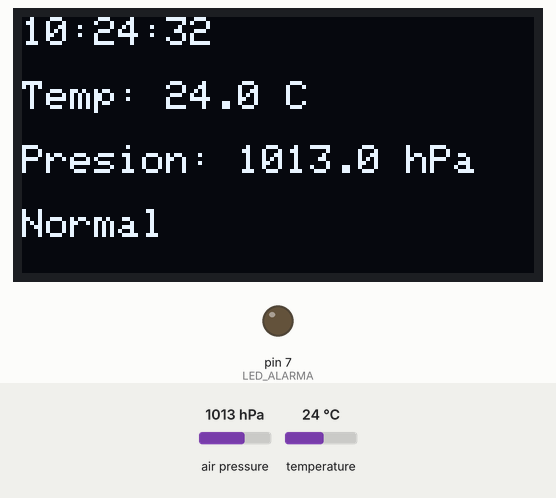
This program was run on a simulated Arduino Uno, built with avr-gcc and run on an emulated ATmega328P. Parts: 128×64 one-colour display, output pins drawn as LEDs (lit = HIGH). Inputs (shaded band) come from the test bench; at power-on: temperature 24 °C, air pressure 1013 hPa. The local clock reads 2024-03-15 10:24:30 at power-on unless the program sets it; what the program prints to the serial monitor is not drawn.

Above: at 3.5 s.
3.6 s: temperature set to 34.1 °C
At 4.7 s:
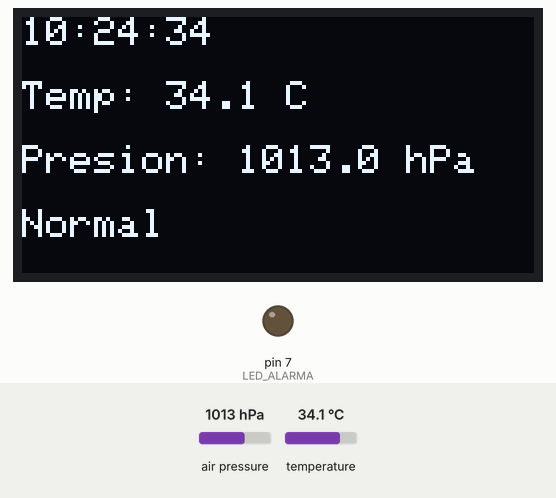
6.6 s: temperature set to 35.4 °C
At 8.1 s:
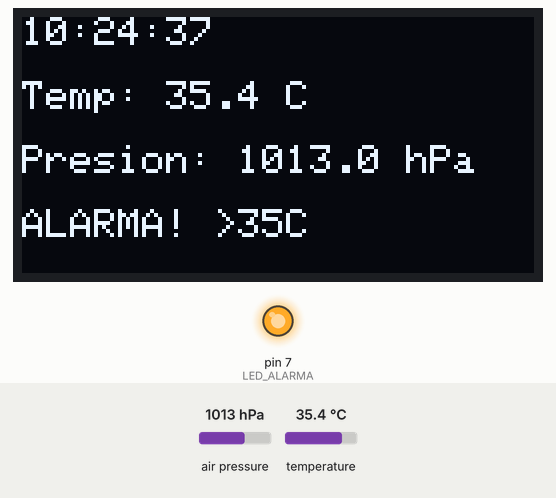
9.7 s: air pressure set to 952 hPa
At 11.8 s:
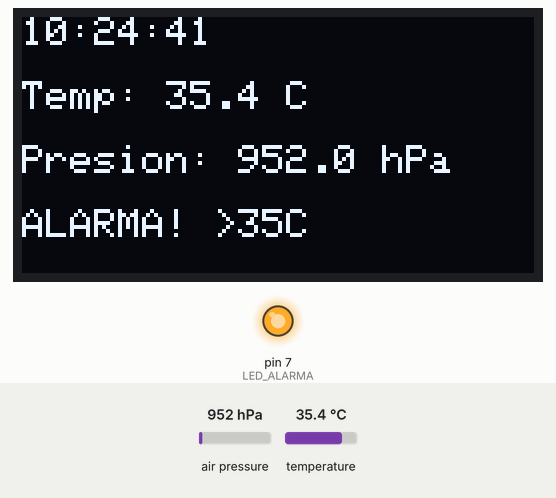
12.0 s: air pressure set to 975 hPa
At 13.0 s:
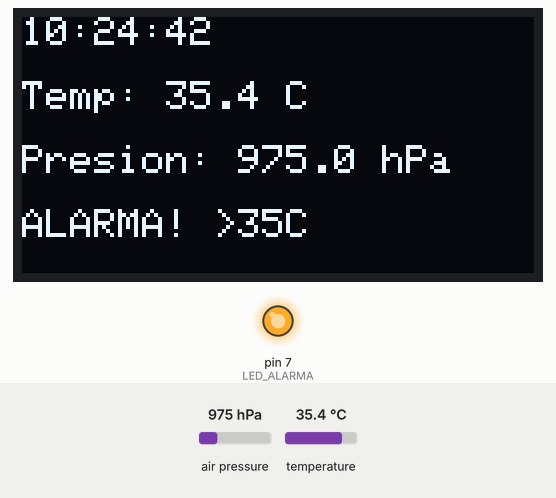
Timing chart, 0 to 15.0 s (numbered marks = the images above; inputs shaded):
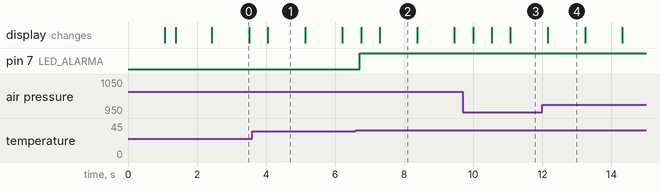

The program:

main.cpp
```cpp
// LAB 4 - BMP280 (I2C) + OLED SSD1306 (SPI) + RTC DS1307 (I2C)
// Incluye Actividades de Analisis 1, 2 y 3
// NOTA: todos los textos usan F() para vivir en Flash y no agotar los 2KB de RAM del Uno
#include <Arduino.h>
#include <Wire.h>
#include <SPI.h>
#include <Adafruit_Sensor.h>
#include <Adafruit_BMP280.h>
#include <Adafruit_GFX.h>
#include <Adafruit_SSD1306.h>
#include <RTClib.h>

#define OLED_CS   10
#define OLED_DC   9
#define OLED_RST  8

#define LED_ALARMA        7
#define TEMP_UMBRAL_ON    35.0
#define TEMP_UMBRAL_OFF   33.0

Adafruit_BMP280 bmp;
Adafruit_SSD1306 oled(128, 64, &SPI, OLED_DC, OLED_RST, OLED_CS);
RTC_DS1307 rtc;

bool alarmaActiva = false;

void setup() {
  Serial.begin(115200);
  delay(1000);
  Serial.println(F("Iniciando..."));

  pinMode(LED_ALARMA, OUTPUT);
  digitalWrite(LED_ALARMA, LOW);

  Wire.begin();

  // --- Actividad 2: subir velocidad del bus I2C a 400 kHz ---
  Wire.setClock(400000);
  Serial.println(F("Bus I2C configurado a 400 kHz"));

  // --- OLED primero: si falla, no hay memoria/pantalla para mostrar el error, solo Serial ---
  if (!oled.begin(SSD1306_SWITCHCAPVCC)) {
    Serial.println(F("OLED no encontrado!"));
    while (1);
  }
  Serial.println(F("OLED OK"));
  oled.clearDisplay();
  oled.setTextColor(SSD1306_WHITE);
  oled.setTextSize(1);
  oled.setCursor(0, 0);
  oled.println(F("OLED OK"));
  oled.display();
  delay(300);

  // --- BMP280 ---
  if (!bmp.begin(0x76)) {
    Serial.println(F("BMP280 no encontrado!"));
    oled.clearDisplay();
    oled.setCursor(0, 0);
    oled.println(F("ERROR: BMP280"));
    oled.println(F("no encontrado!"));
    oled.display();
    while (1);
  }
  Serial.println(F("BMP280 OK (0x76)"));

  bmp.setSampling(Adafruit_BMP280::MODE_NORMAL,
                  Adafruit_BMP280::SAMPLING_X2,
                  Adafruit_BMP280::SAMPLING_X16,
                  Adafruit_BMP280::FILTER_X16,
                  Adafruit_BMP280::STANDBY_MS_500);

  // --- Actividad 1: RTC DS1307 en el mismo bus I2C ---
  if (!rtc.begin()) {
    Serial.println(F("RTC DS1307 no encontrado!"));
    oled.clearDisplay();
    oled.setCursor(0, 0);
    oled.println(F("ERROR: RTC"));
    oled.println(F("no encontrado!"));
    oled.display();
    while (1);
  }
  Serial.println(F("RTC DS1307 OK (0x68)"));

  if (!rtc.isrunning()) {
    Serial.println(F("RTC sin hora, ajustando..."));
    rtc.adjust(DateTime(F(__DATE__), F(__TIME__)));
  }

  Serial.println(F("Ambos I2C coexisten sin conflicto."));

  oled.clearDisplay();
  oled.setCursor(0, 0);
  oled.println(F("Sensores listos!"));
  oled.display();
  delay(1000);
}

void loop() {
  // --- Actividad 2: medir tiempo de lectura I2C con micros() ---
  unsigned long t_inicio = micros();
  float t = bmp.readTemperature();
  float p = bmp.readPressure() / 100.0;
  DateTime now = rtc.now();
  unsigned long t_fin = micros();
  unsigned long duracion = t_fin - t_inicio;

  // --- Actividad 3: alarma con histeresis (35 ON / 33 OFF) ---
  if (!alarmaActiva && t >= TEMP_UMBRAL_ON) {
    alarmaActiva = true;
  } else if (alarmaActiva && t <= TEMP_UMBRAL_OFF) {
    alarmaActiva = false;
  }
  digitalWrite(LED_ALARMA, alarmaActiva ? HIGH : LOW);

  // --- Serial ---
  Serial.print(now.year()); Serial.print('/');
  Serial.print(now.month()); Serial.print('/');
  Serial.print(now.day()); Serial.print(' ');
  Serial.print(now.hour()); Serial.print(':');
  Serial.print(now.minute()); Serial.print(':');
  Serial.println(now.second());

  Serial.print(F("Temp: ")); Serial.print(t); Serial.println(F(" C"));
  Serial.print(F("Presion: ")); Serial.print(p); Serial.println(F(" hPa"));
  Serial.print(F("Tiempo lectura I2C: "));
  Serial.print(duracion);
  Serial.println(F(" us"));
  Serial.print(F("Alarma: "));
  Serial.println(alarmaActiva ? F("ACTIVA") : F("apagada"));
  Serial.println(F("---"));

  // --- OLED ---
  oled.clearDisplay();
  oled.setTextSize(1);
  oled.setCursor(0, 0);
  oled.print(now.hour());
  oled.print(':');
  if (now.minute() < 10) oled.print('0');
  oled.print(now.minute());
  oled.print(':');
  if (now.second() < 10) oled.print('0');
  oled.println(now.second());

  oled.setCursor(0, 16);
  oled.print(F("Temp: "));
  oled.print(t, 1);
  oled.println(F(" C"));

  oled.setCursor(0, 32);
  oled.print(F("Presion: "));
  oled.print(p, 1);
  oled.println(F(" hPa"));

  oled.setCursor(0, 48);
  oled.print(alarmaActiva ? F("ALARMA! >35C") : F("Normal"));

  oled.display();

  delay(500);
}
```

Measured:
- the behaviour switches between 34.9 and 35 °C on temperature (found by bisection; images 1 and 2)
- after the input at 6.6 s, pin 7 (LED_ALARMA): LOW → HIGH after 0.11 s; the display: first changes after 0.15 s (image 2 shows a later state)
- what the display in image 1 shows lasts 1.1 s, from 4.0 s to 5.1 s
